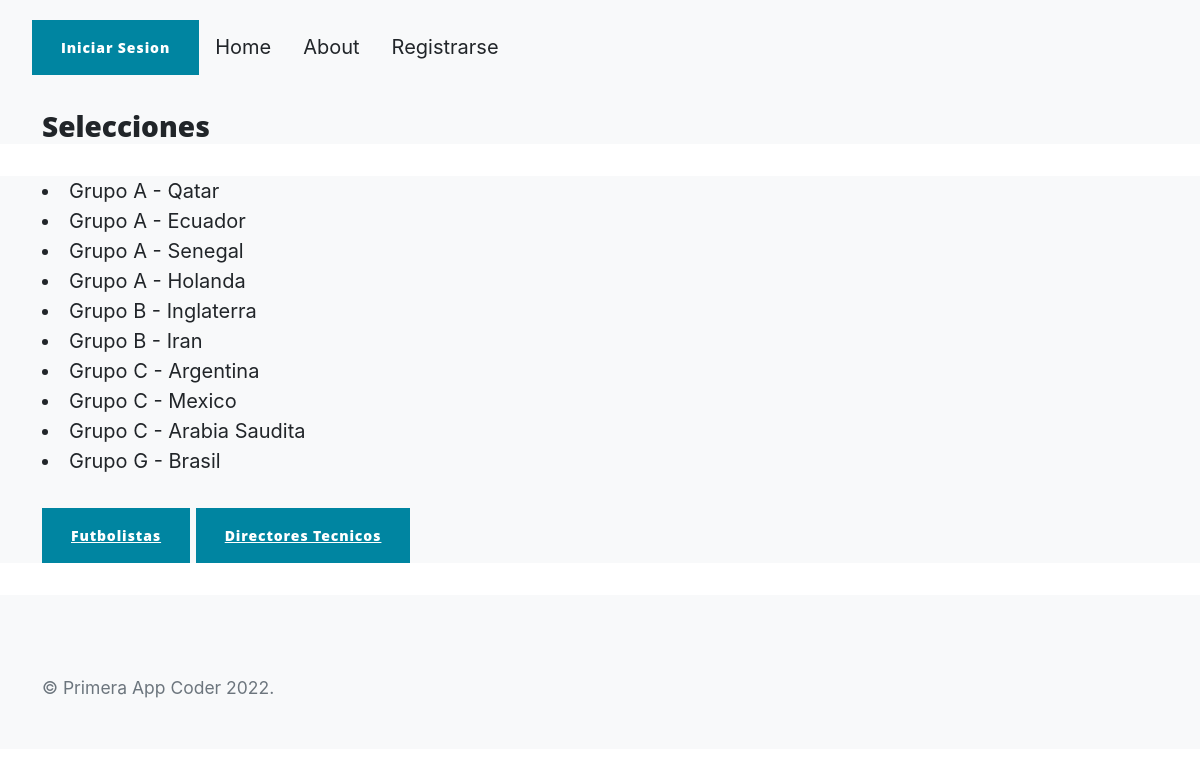
The app's page /selecciones/ with its own data.
### entregaTeves/models.py (models this page shows)
class Selecciones(models.Model):
    pais = models.CharField(max_length=30)
    grupo = models.CharField(max_length=1)

### entregaTeves/views.py (the view)
# urls.py: path('selecciones/', selecciones, name = 'selecciones'),
def selecciones(request):
    selecciones = Selecciones.objects.all().order_by('grupo')
    contexto = {"Selecciones":selecciones}
    return render(request, 'entregaTeves/selecciones.html', contexto)

### entregaTeves/Template/entregaTeves/selecciones.html
{% extends "entregaTeves/padre.html" %}
{% load static %}
{% block section_name %}
<h3> Selecciones </h3>
{% endblock %}
{% block contenidoQueCambia %}
{% for f in Selecciones %}
<li>Grupo {{f.grupo}} - {{f.pais}}</li>
{%endfor %}
<p>
    <a class="btn btn-primary btn-xl" href="{% url 'futbolistas' %}">Futbolistas</a>
    <a class="btn btn-primary btn-xl" href="{% url 'tecnicos' %}">Directores Tecnicos</a>
</p>
{% endblock %}

### records on screen
Selecciones: grupo "A", pais "Qatar"
Selecciones: grupo "A", pais "Ecuador"
Selecciones: grupo "A", pais "Senegal"
Selecciones: grupo "A", pais "Holanda"
Selecciones: grupo "B", pais "Inglaterra"
Selecciones: grupo "B", pais "Iran"
Selecciones: grupo "C", pais "Argentina"
Selecciones: grupo "C", pais "Mexico"
Selecciones: grupo "C", pais "Arabia Saudita"
Selecciones: grupo "G", pais "Brasil"
